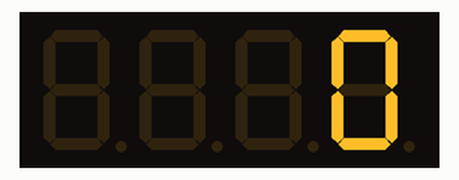
Recording of a sketch running on a simulated Arduino Uno, built with avr-gcc and run on an emulated ATmega328P. On the bench: 4-digit seven-segment display.

Above: at 0.17 s.
At 4.84 s:
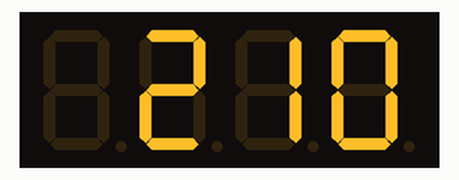
At 9.81 s:
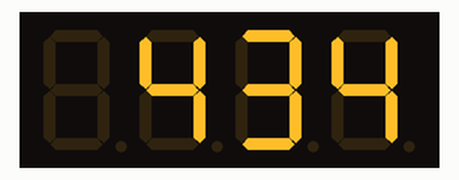
At 19.76 s:
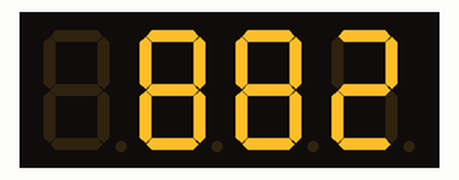
At 29.71 s:
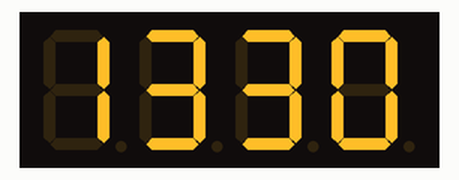
At 39.66 s:
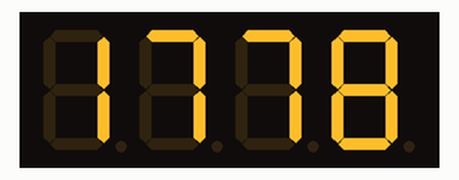

The sketch:

4x7_segment.ino
```cpp
#include <Arduino.h>
#include <TM1637Display.h>

// Define the connections pins
#define CLK 5
#define DIO 4

// Create display object
TM1637Display display(CLK, DIO);

void setup() {
  // Set the brightness (0 to 7)
  display.setBrightness(0x0a); // Maximum brightness
}

void loop() {
  for (int i = 0; i < 10000; i++) {
    display.showNumberDec(i); // Display the number
    delay(1);               // Wait 100 milliseconds
  }
}
```
